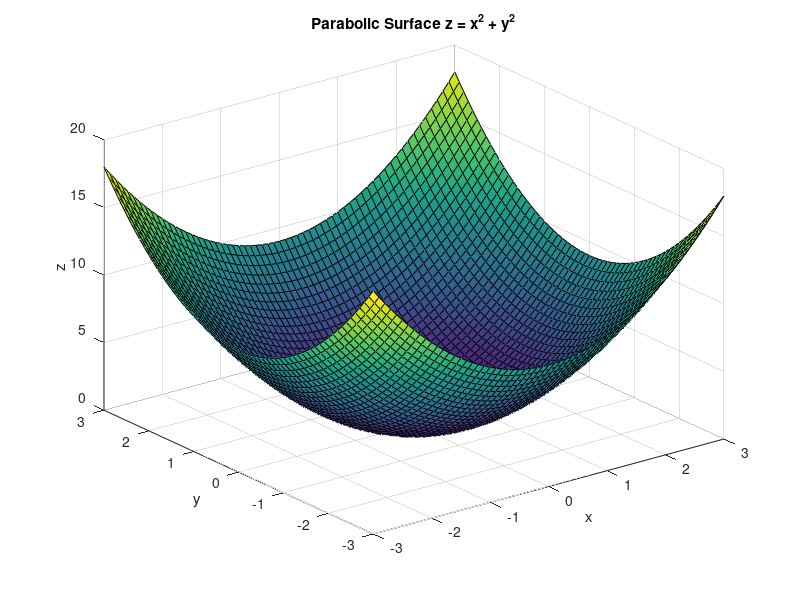

Here is the MATLAB script that generated this plot:
% 作出下列函数图像
% (3) 抛物面 z = x ^ 2 + y ^ 2, |x| < 3, |y| < 3

% 定义x和y的范围
x = -3:0.1:3;
y = -3:0.1:3;

% 生成网格
[X, Y] = meshgrid(x, y);

% 计算z的值
Z = X.^2 + Y.^2;

% 绘制抛物面
surf(X, Y, Z);
title('Parabolic Surface z = x^2 + y^2');
xlabel('x');
ylabel('y');
zlabel('z');